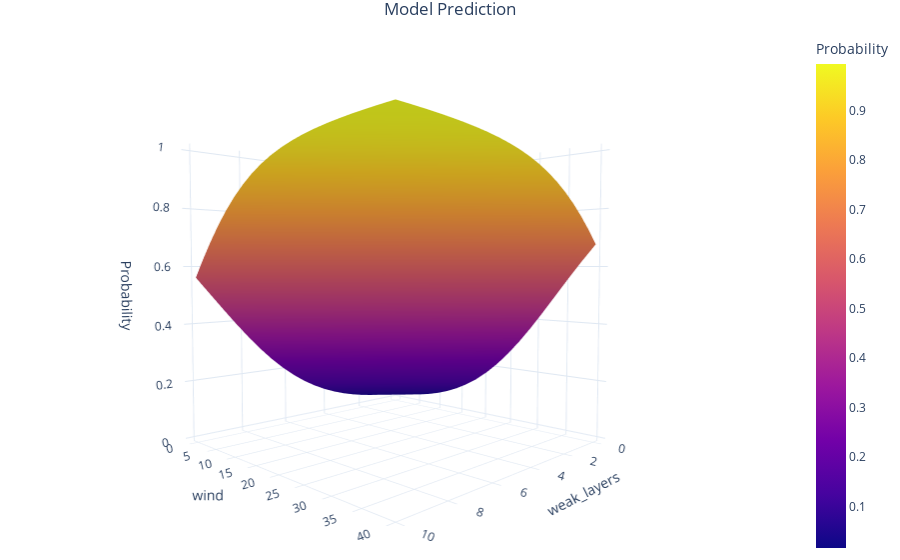

Notebook code for this chart:
### Markdown cell above
We can see that the interaction term is helpful - the p-value is less than 0.05. The model is also performing better than our previous attempts.

## Making predictions with multiple features

Very quickly, lets explore what this interaction means by looking at model predictions. 

We will first graph two independent features in 3D. Let's start with `weak_layers` and `wind`:

### Code cell
graphing.model_to_surface_plot(model_with_interaction, ["weak_layers", "wind"], test_df)

### Figure 1 — Plotly figure (JSON) as saved in the notebook; plotly's stock layout.template omitted (floating-point values rounded to 4 significant figures; data arrays with more than 128 entries replaced by an {"elided": "..."} marker saying what was removed)
{"data": [{"colorbar": {"title": {"text": "Probability"}}, "type": "surface", "x": [0, 0.5263, 1.053, 1.579, 2.105, 2.632, 3.158, 3.684, 4.211, 4.737, 5.263, 5.789, 6.316, 6.842, 7.368, 7.895, 8.421, 8.947, 9.474, 10], "y": [0, 2.105, 4.211, 6.316, 8.421, 10.53, 12.63, 14.74, 16.84, 18.95, 21.05, 23.16, 25.26, 27.37, 29.47, 31.58, 33.68, 35.79, 37.89, 40], "z": {"elided": "20x20 float values"}}], "layout": {"scene": {"xaxis": {"title": {"text": "weak_layers"}}, "yaxis": {"title": {"text": "wind"}}, "zaxis": {"title": {"text": "Probability"}}}, "title": {"text": "Model Prediction"}}}
